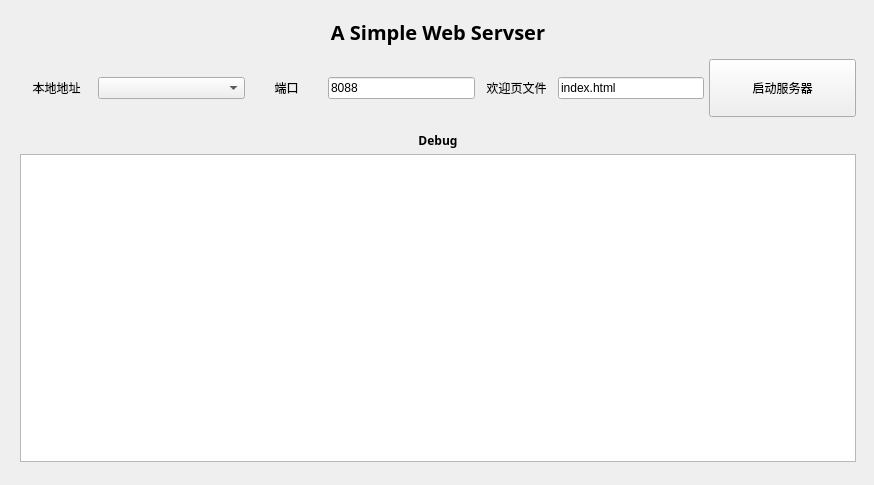
<?xml version="1.0" encoding="UTF-8"?>
<ui version="4.0">
 <class>MainWindow</class>
 <widget class="QMainWindow" name="MainWindow">
  <property name="geometry">
   <rect>
    <x>0</x>
    <y>0</y>
    <width>874</width>
    <height>485</height>
   </rect>
  </property>
  <property name="sizePolicy">
   <sizepolicy hsizetype="Fixed" vsizetype="Fixed">
    <horstretch>0</horstretch>
    <verstretch>0</verstretch>
   </sizepolicy>
  </property>
  <property name="windowTitle">
   <string>MainWindow</string>
  </property>
  <widget class="QWidget" name="centralWidget">
   <widget class="QWidget" name="widget_exp8_4" native="true">
    <property name="geometry">
     <rect>
      <x>10</x>
      <y>10</y>
      <width>856</width>
      <height>462</height>
     </rect>
    </property>
    <layout class="QVBoxLayout" name="verticalLayout_19" stretch="1,2,10">
     <property name="spacing">
      <number>5</number>
     </property>
     <property name="leftMargin">
      <number>5</number>
     </property>
     <property name="topMargin">
      <number>5</number>
     </property>
     <property name="rightMargin">
      <number>5</number>
     </property>
     <property name="bottomMargin">
      <number>5</number>
     </property>
     <item>
      <widget class="QLabel" name="label_54">
       <property name="font">
        <font>
         <family>汉仪旗黑 90S</family>
         <pointsize>15</pointsize>
         <bold>true</bold>
        </font>
       </property>
       <property name="text">
        <string>&lt;html&gt;&lt;head/&gt;&lt;body&gt;&lt;p&gt;A Simple Web Servser&lt;/p&gt;&lt;/body&gt;&lt;/html&gt;</string>
       </property>
       <property name="alignment">
        <set>Qt::AlignCenter</set>
       </property>
      </widget>
     </item>
     <item>
      <widget class="QWidget" name="widget_controller" native="true">
       <layout class="QHBoxLayout" name="horizontalLayout_23" stretch="1,2,1,2,1,2,2">
        <property name="spacing">
         <number>5</number>
        </property>
        <property name="leftMargin">
         <number>5</number>
        </property>
        <property name="topMargin">
         <number>5</number>
        </property>
        <property name="rightMargin">
         <number>5</number>
        </property>
        <property name="bottomMargin">
         <number>5</number>
        </property>
        <item>
         <widget class="QLabel" name="label_55">
          <property name="text">
           <string>&lt;html&gt;&lt;head/&gt;&lt;body&gt;&lt;p&gt;本地地址&lt;/p&gt;&lt;/body&gt;&lt;/html&gt;</string>
          </property>
          <property name="alignment">
           <set>Qt::AlignCenter</set>
          </property>
         </widget>
        </item>
        <item>
         <widget class="QComboBox" name="comboBox_localIp"/>
        </item>
        <item>
         <widget class="QLabel" name="label_56">
          <property name="text">
           <string>&lt;html&gt;&lt;head/&gt;&lt;body&gt;&lt;p&gt;端口&lt;/p&gt;&lt;/body&gt;&lt;/html&gt;</string>
          </property>
          <property name="alignment">
           <set>Qt::AlignCenter</set>
          </property>
         </widget>
        </item>
        <item>
         <widget class="QLineEdit" name="lineEdit_port">
          <property name="text">
           <string>8088</string>
          </property>
         </widget>
        </item>
        <item>
         <widget class="QLabel" name="label_57">
          <property name="text">
           <string>&lt;html&gt;&lt;head/&gt;&lt;body&gt;&lt;p&gt;欢迎页文件&lt;/p&gt;&lt;/body&gt;&lt;/html&gt;</string>
          </property>
          <property name="alignment">
           <set>Qt::AlignCenter</set>
          </property>
         </widget>
        </item>
        <item>
         <widget class="QLineEdit" name="lineEdit_fileName">
          <property name="text">
           <string>index.html</string>
          </property>
         </widget>
        </item>
        <item>
         <widget class="QPushButton" name="pushButton_start">
          <property name="sizePolicy">
           <sizepolicy hsizetype="Minimum" vsizetype="Expanding">
            <horstretch>0</horstretch>
            <verstretch>0</verstretch>
           </sizepolicy>
          </property>
          <property name="text">
           <string>启动服务器</string>
          </property>
         </widget>
        </item>
       </layout>
      </widget>
     </item>
     <item>
      <widget class="QWidget" name="widget_debug" native="true">
       <layout class="QVBoxLayout" name="verticalLayout_20">
        <property name="spacing">
         <number>5</number>
        </property>
        <property name="leftMargin">
         <number>5</number>
        </property>
        <property name="topMargin">
         <number>5</number>
        </property>
        <property name="rightMargin">
         <number>5</number>
        </property>
        <property name="bottomMargin">
         <number>5</number>
        </property>
        <item>
         <widget class="QLabel" name="label_58">
          <property name="font">
           <font>
            <family>汉仪旗黑 90S</family>
            <bold>true</bold>
           </font>
          </property>
          <property name="text">
           <string>&lt;html&gt;&lt;head/&gt;&lt;body&gt;&lt;p&gt;Debug&lt;/p&gt;&lt;/body&gt;&lt;/html&gt;</string>
          </property>
          <property name="alignment">
           <set>Qt::AlignCenter</set>
          </property>
         </widget>
        </item>
        <item>
         <widget class="QTextBrowser" name="textBrowser_debug"/>
        </item>
       </layout>
      </widget>
     </item>
    </layout>
   </widget>
  </widget>
 </widget>
 <layoutdefault spacing="6" margin="11"/>
 <resources/>
 <connections/>
</ui>
